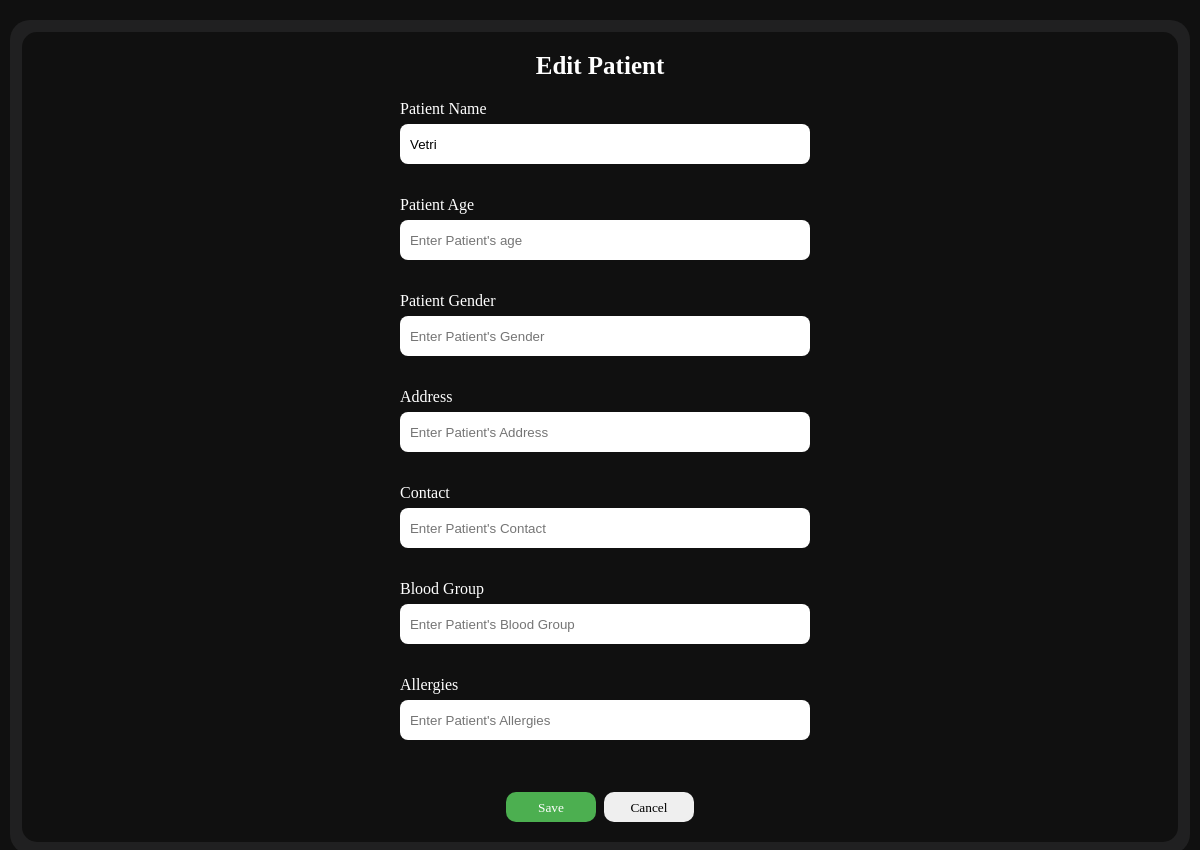
/editpat/1, run on an earlier commit of the app's database.
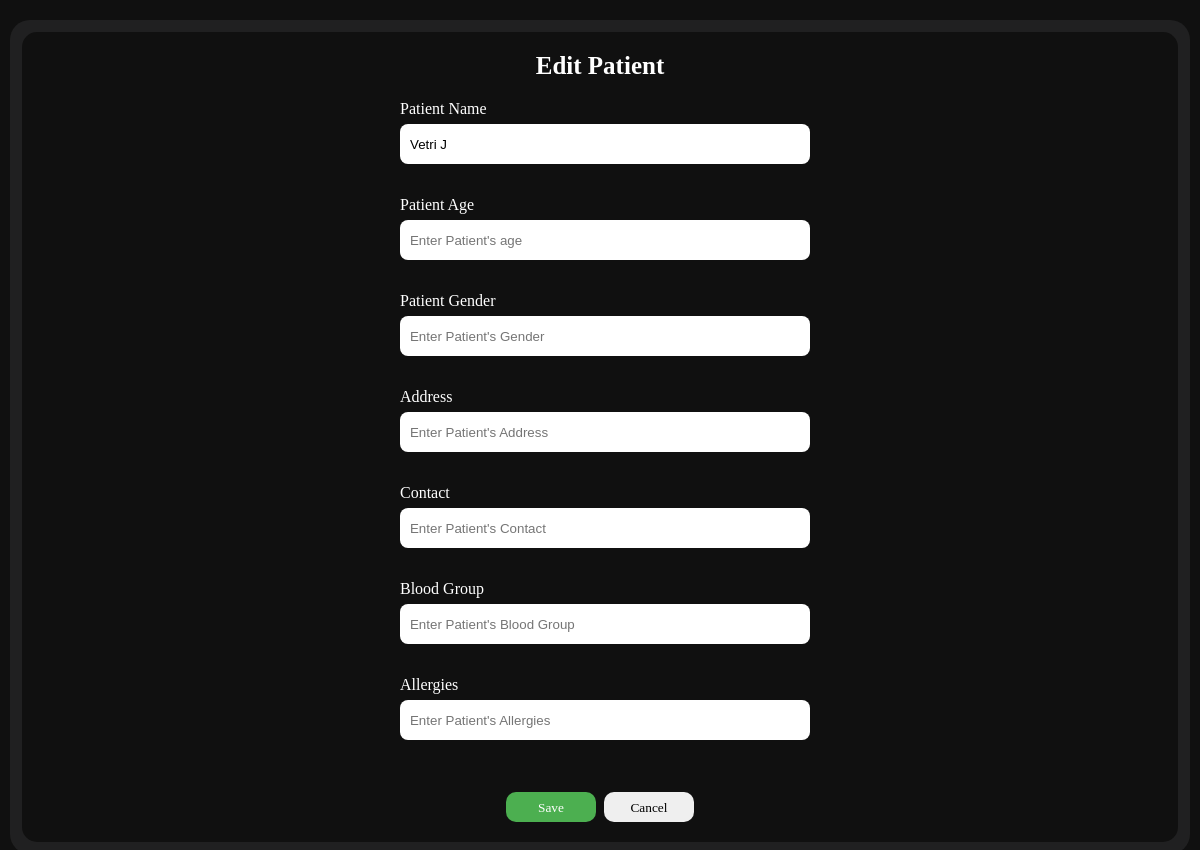
And on a later commit of the database.
### tables this page shows
CREATE TABLE PATIENTS(
                PATIENT_ID INTEGER PRIMARY KEY,
                PATIENT_NAME TEXT,
                AGE INTEGER,
                GENDER TEXT,
                ADDRESS TEXT,
                CONTACT TEXT,
                BLOOD_GRP TEXT,
                ALLERGIES TEXT,
                STATE TEXT,
                FOREIGN KEY (PATIENT_ID) REFERENCES USERS (USER_ID) ON DELETE CASCADE);

### app.py (the view, shortened to what this page needs)
@app.route('/editpat/<int:patient_id>', methods=['GET', 'POST'])
def editpat(patient_id):
    con = sqlite3.connect(database)
    cur = con.cursor()
    cur.execute("SELECT PATIENT_ID, PATIENT_NAME FROM PATIENTS WHERE PATIENT_ID=?", (patient_id,))
    p = cur.fetchone()
    con.close()
    return render_template('admin/editpat.html', patient={'id': p[0], 'name': p[1]})

### Templates/admin/editpat.html (shortened to what this page needs)
<!DOCTYPE html>
<html lang="en">
<head>
    <link rel="stylesheet" href="{{ url_for('static', filename='css/admindash.css') }}">
</head>
<body>
    <section class="main">
        <div class="viewww">
            <div class="appointments" style="min-height: 90vh; margin-bottom: 12px; margin-top: 12px; width: 98%;">
                <h1 style="margin-top: 20px;">Edit Patient</h1>
                <div class="form" style="margin-top: 20px;">
                    <form method="post" action="{{ url_for('editpat', patient_id=patient.id) }}">
                        <div class="rows">
                            <label for="patient_name">Patient Name</label>
                            <input id="patient_name" name="patient_name" value="{{ patient.name }}" />
                        </div>
                        <div class="rows">
                            <label for="age">Patient Age</label>
                            <input id="age" name="age" value="{{ patient.age }}" placeholder="Enter Patient's age"  />
                        </div>
                        <div class="rows">
                            <label for="gender">Patient Gender</label>
                            <input id="gender" name="gender" value="{{ patient.gender }}" placeholder="Enter Patient's Gender" />
                        </div>
                        <div class="rows">
                            <label for="address">Address</label>
                            <input id="address" name="address" value="{{ patient.address }}" placeholder="Enter Patient's Address" />
                        </div>
                        <div class="rows">
                            <label for="contact">Contact</label>
                            <input id="contact" name="contact" value="{{ patient.contact }}" placeholder="Enter Patient's Contact" />
                        </div>
                        <div class="rows">
                            <label for="blood">Blood Group</label>
                            <input id="blood" name="blood" value="{{ patient.blood }}" placeholder="Enter Patient's Blood Group" />
                        </div>
                        <div class="rows">
                            <label for="allergies">Allergies</label>
                            <input id="allergies" name="allergies" value="{{ patient.allergies }}" placeholder="Enter Patient's Allergies" />
                        </div>
                        <div style="display:flex; gap:8px; margin-bottom: 20px;">
                            <button type="submit" style="background:#4CAF50; color:#fff; border:none;">Save</button>
                            <a href="{{ url_for('patient_list') }}"><button type="button">Cancel</button></a>
                        </div>
                    </form>
                </div>
            </div>
        </div>
    </section>
</body>
</html>

What changed in the data, as far as the page shows it:
changed PATIENTS: patient_name "Vetri" → "Vetri J"
